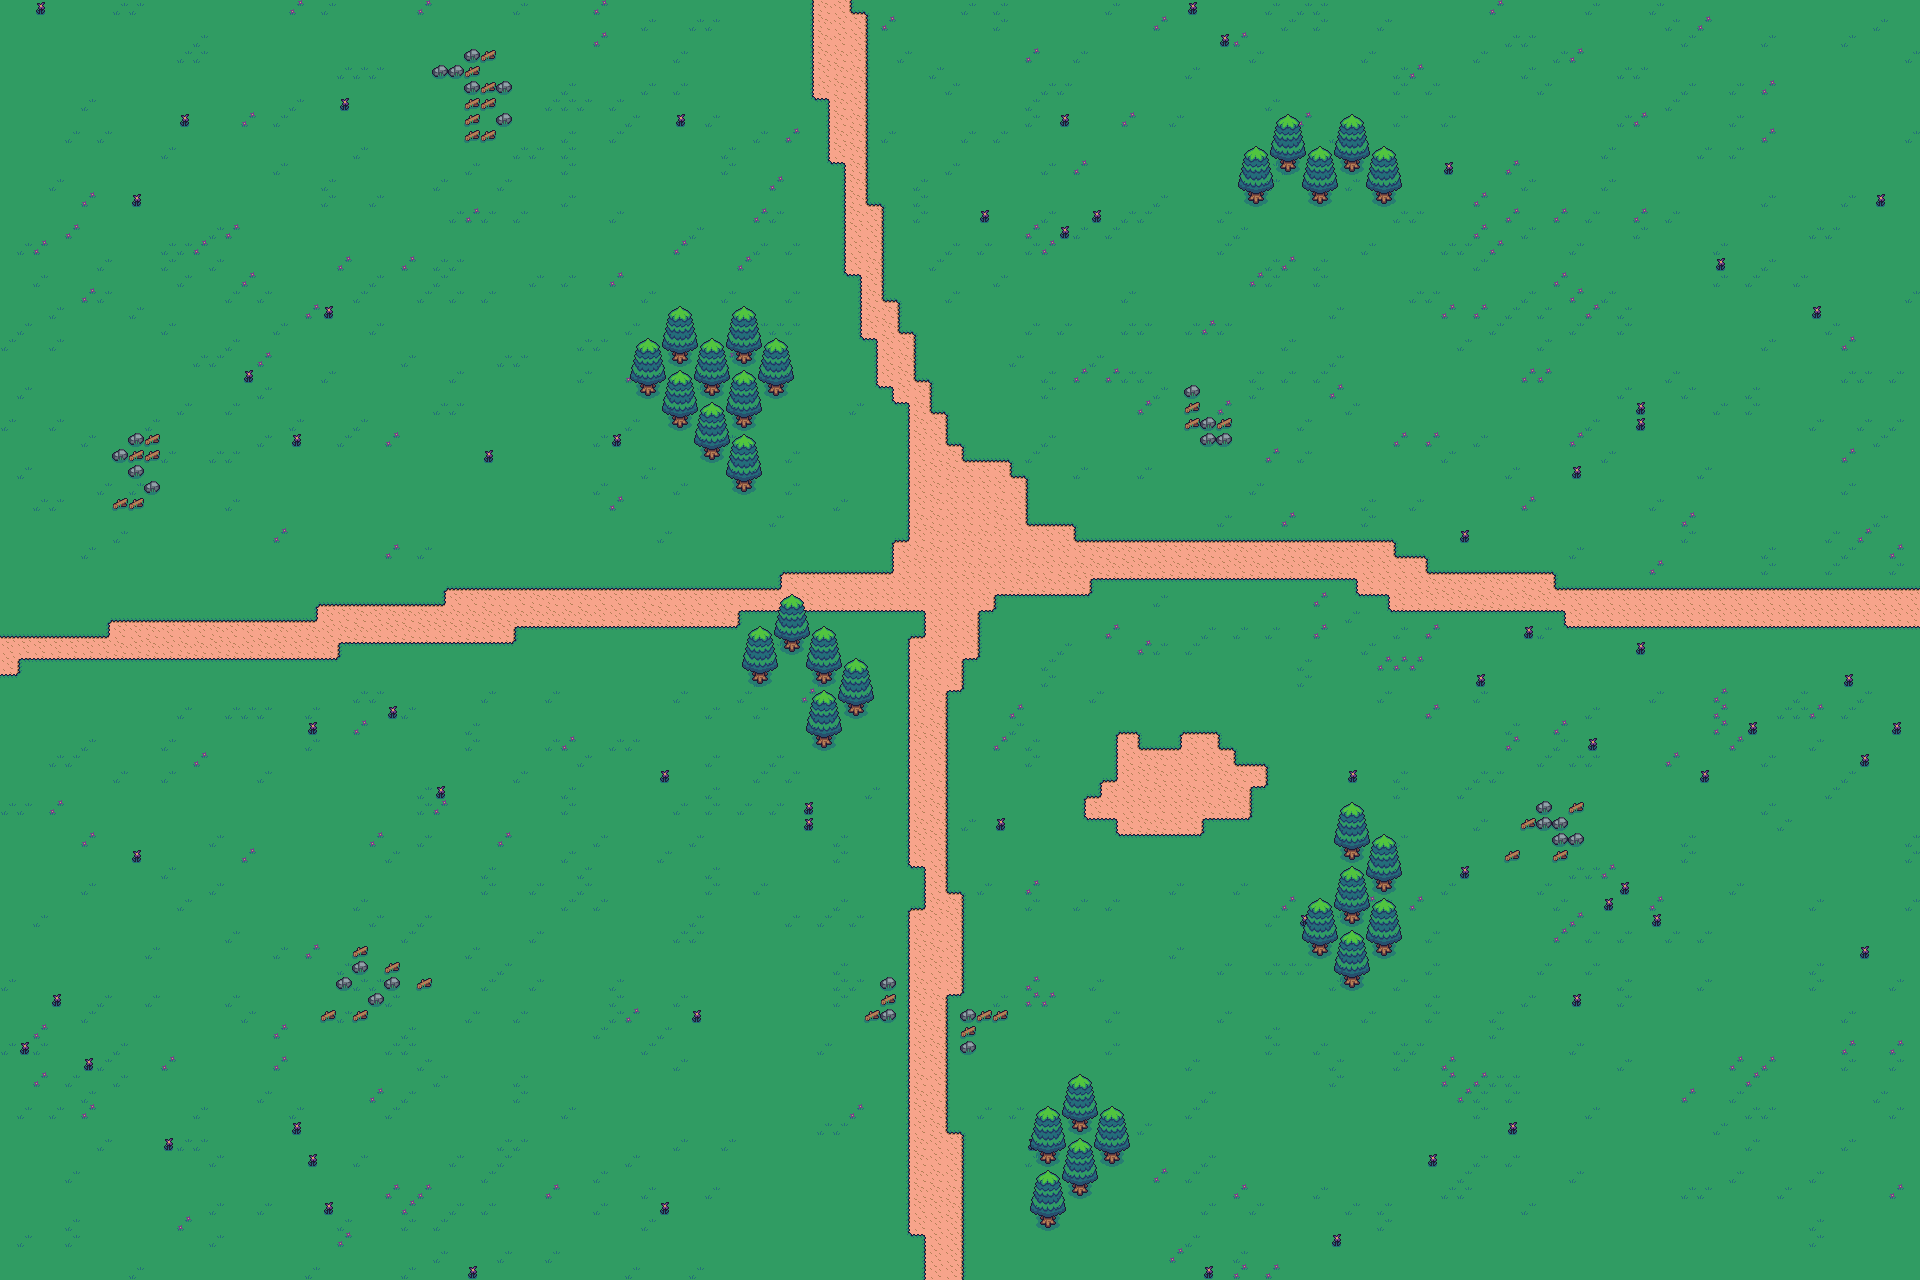

Below is a game level as drawn by its tile map, then a one-line description and the .tmx that defines it (tile-layer data replaced by summaries):
An orthogonal 120x80 tile map with 16x16 px tiles, 4 tile layers (Tile Layer 1, Tile Layer 2, Tile Layer 3, Tile Layer 4).

<map version="1.10" tiledversion="1.11.0" orientation="orthogonal" renderorder="right-down" width="120" height="80" tilewidth="16" tileheight="16" infinite="0" nextlayerid="6" nextobjectid="35">
 <tileset firstgid="1" source="../tilesets/tileset_1.tsx" />
 <layer id="1" name="Tile Layer 1" width="120" height="80">
  <data>[9600 cells, 9600 non-empty, 18 distinct tile ids]</data>
 </layer>
 <objectgroup id="5" name="Object Layer 1" />
 <layer id="2" name="Tile Layer 2" width="120" height="80">
  <data>[9600 cells, 57 non-empty, 2 distinct tile ids]</data>
 </layer>
 <layer id="3" name="Tile Layer 3" width="120" height="80">
  <data>[9600 cells, 180 non-empty, 6 distinct tile ids]</data>
 </layer>
 <layer id="4" name="Tile Layer 4" width="120" height="80">
  <data>[9600 cells, 180 non-empty, 6 distinct tile ids]</data>
 </layer>
</map>